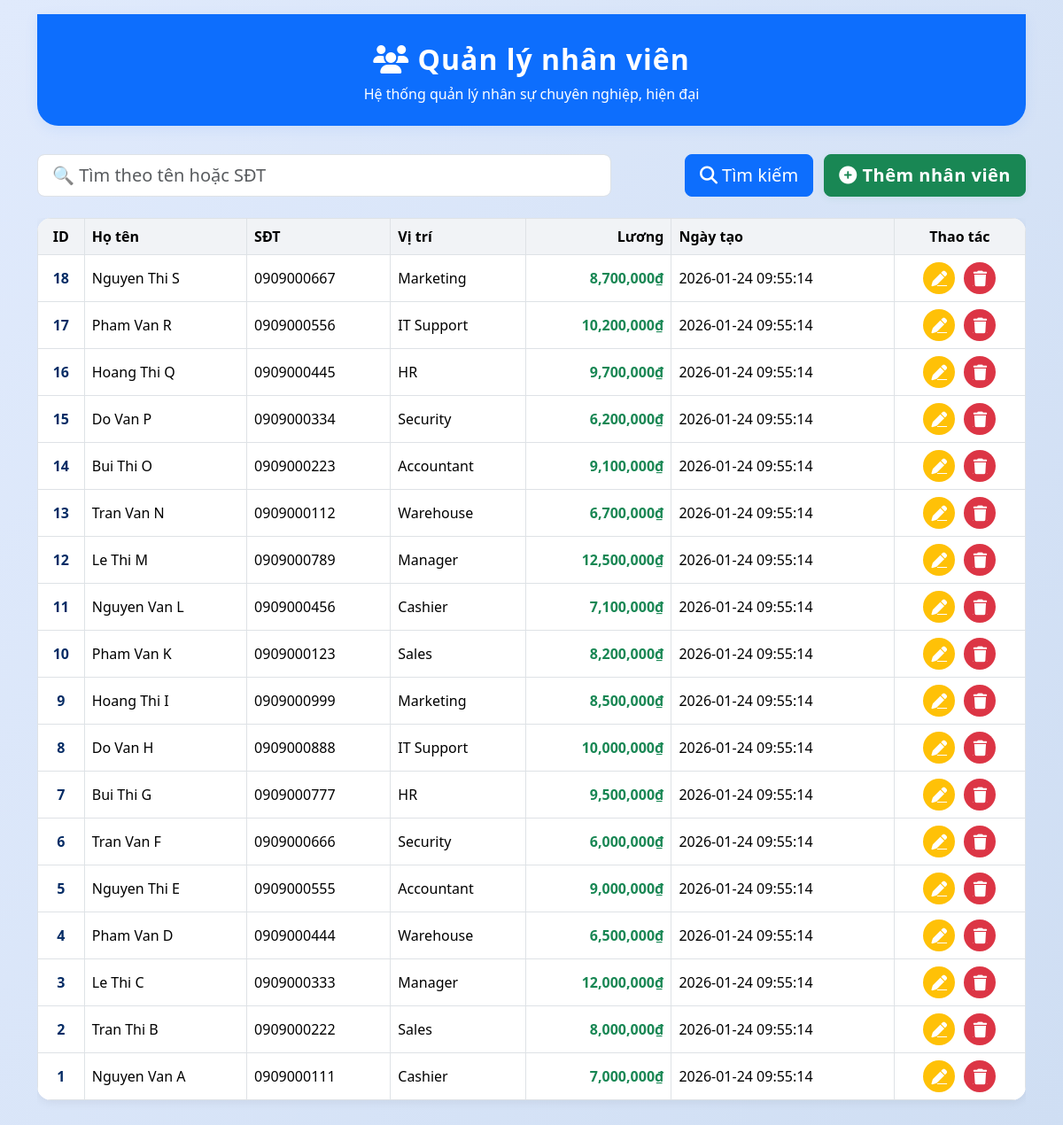
The page / on the database its author committed.
### tables this page shows
CREATE TABLE employees (
    id INT AUTO_INCREMENT PRIMARY KEY,
    full_name VARCHAR(120) NOT NULL,
    phone VARCHAR(20) NOT NULL,
    position VARCHAR(80) NOT NULL,
    salary INT DEFAULT 0,
    created_at TIMESTAMP DEFAULT CURRENT_TIMESTAMP
);

### core/Controller.php (called while the page is built)
<?php
class Controller {
    protected function render($view, $data = []) {
        extract($data);
        include $view;
    }
}

### app/Controllers/EmployeeController.php (called while the page is built, shortened)
<?php
require_once __DIR__ . '/../../core/Controller.php';
require_once __DIR__ . '/../Models/Employee.php';
class EmployeeController extends Controller {
    public function index() {
        $q = isset($_GET['q']) ? trim($_GET['q']) : '';
        $model = new Employee();
        $employees = $model->getAll($q);
        $this->render(__DIR__ . '/../Views/employees/index.php', [
            'employees' => $employees,
            'q' => $q
        ]);
    }
}

### core/Router.php (called while the page is built, shortened)
<?php
class Router {
    public static function route($routes) {
        $a = isset($_GET['a']) ? $_GET['a'] : 'index';
        $controller = new $controllerName();
        $controller->$a();
    }
}

### public/index.php (called while the page is built)
<?php
require_once __DIR__ . '/../core/Router.php';
$routes = [
    'EmployeeController' => __DIR__ . '/../app/Controllers/EmployeeController.php',
];
Router::route($routes);

### config/database.php (called while the page is built)
<?php
return [
    'host' => 'localhost',
    'dbname' => 'project_lab12',
    'user' => 'root',
    'password' => ''
];

### app/Models/Employee.php (called while the page is built, shortened)
<?php
require_once __DIR__ . '/../../core/Database.php';
class Employee {
    private $db;
    public function __construct() {
        $config = require __DIR__ . '/../../config/database.php';
        $this->db = (new Database($config))->getConnection();
    }
    public function getAll($q = '') {
        $sql = "SELECT * FROM employees WHERE full_name LIKE :q OR phone LIKE :q ORDER BY id DESC";
        $stmt = $this->db->prepare($sql);
        $search = "%$q%";
        $stmt->bindParam(':q', $search);
        $stmt->execute();
        return $stmt->fetchAll();
    }
}

### core/Database.php (called while the page is built)
<?php
class Database {
    private $pdo;
    public function __construct($config) {
        $dsn = "mysql:host={$config['host']};dbname={$config['dbname']};charset=utf8";
        $this->pdo = new PDO($dsn, $config['user'], $config['password'], [
            PDO::ATTR_ERRMODE => PDO::ERRMODE_EXCEPTION,
            PDO::ATTR_DEFAULT_FETCH_MODE => PDO::FETCH_ASSOC
        ]);
    }
    public function getConnection() {
        return $this->pdo;
    }
}

### app/Views/employees/index.php (the view, shortened to what this page needs)
<!DOCTYPE html>
<html lang="vi">
<head>
    <link rel="stylesheet" href="https://cdn.jsdelivr.net/npm/bootstrap@5.3.2/dist/css/bootstrap.min.css">
    <link rel="stylesheet" href="https://cdnjs.cloudflare.com/ajax/libs/font-awesome/6.4.2/css/all.min.css">
</head>
<body>
<div class="container py-3">
    <div class="main-header text-center">
        <h2><i class="fa-solid fa-users"></i> Quản lý nhân viên</h2>
        <div class="mt-2">Hệ thống quản lý nhân sự chuyên nghiệp, hiện đại</div>
    </div>
    <form class="row search-bar g-2 align-items-center" method="get" action="">
        <div class="col-md-7 col-12">
            <input type="text" name="q" class="form-control form-control-lg" placeholder="🔍 Tìm theo tên hoặc SĐT" value="<?= htmlspecialchars($q) ?>">
        </div>
        <div class="col-md-5 col-12 text-md-end text-start">
            <button class="btn btn-primary btn-lg me-2" type="submit"><i class="fa fa-search"></i> Tìm kiếm</button>
            <a href="index.php?c=employee&a=create" class="btn btn-success btn-lg btn-add"><i class="fa fa-plus-circle"></i> Thêm nhân viên</a>
        </div>
    </form>
    <div class="table-responsive">
    <table class="table table-bordered table-hover align-middle bg-white">
        <thead>
            <tr>
                <th class="text-center">ID</th>
                <th>Họ tên</th>
                <th>SĐT</th>
                <th>Vị trí</th>
                <th class="text-end">Lương</th>
                <th>Ngày tạo</th>
                <th class="text-center">Thao tác</th>
            </tr>
        </thead>
        <tbody>
        <?php foreach ($employees as $emp): ?>
            <tr>
                <td class="text-center fw-bold text-primary-emphasis"><?= htmlspecialchars($emp['id']) ?></td>
                <td><?= htmlspecialchars($emp['full_name']) ?></td>
                <td><?= htmlspecialchars($emp['phone']) ?></td>
                <td><?= htmlspecialchars($emp['position']) ?></td>
                <td class="text-end text-success fw-semibold"><?= number_format($emp['salary']) ?>₫</td>
                <td><?= htmlspecialchars($emp['created_at']) ?></td>
                <td class="text-center">
                    <a href="index.php?c=employee&a=edit&id=<?= $emp['id'] ?>" class="btn-action btn-warning" title="Sửa"><i class="fa fa-pen"></i></a>
                    <a href="index.php?c=employee&a=delete&id=<?= $emp['id'] ?>" class="btn-action btn-danger" title="Xóa" onclick="return confirm('Bạn chắc chắn muốn xóa?')"><i class="fa fa-trash"></i></a>
                </td>
            </tr>
        <?php endforeach; ?>
        </tbody>
    </table>
    </div>
</div>
</body>
</html>

### app/Views/employees/index.php (style rules this page uses)
body { background: linear-gradient(120deg, #e0eafc, #cfdef3 100%); min-height: 100vh; }
.main-header { background: #0d6efd; color: #fff; border-radius: 0 0 1.5rem 1.5rem; box-shadow: 0 4px 16px rgba(13,110,253,0.08); padding: 2rem 1rem 1.5rem 1rem; margin-bottom: 2rem; }
.main-header h2 { font-weight: 700; letter-spacing: 1px; }
.search-bar { margin-bottom: 1.5rem; }
.table { border-radius: 1rem; overflow: hidden; box-shadow: 0 2px 12px rgba(0,0,0,0.07); }
.table th { background: #f1f3f6; font-weight: 600; }
.table td, .table th { vertical-align: middle; }
.btn-action { border-radius: 50%; width: 36px; height: 36px; display: inline-flex; align-items: center; justify-content: center; font-size: 1.1rem; margin-right: 6px; }
.btn-action:last-child { margin-right: 0; }
.btn-action.btn-warning { color: #fff; background: #ffc107; border: none; }
.btn-action.btn-danger { color: #fff; background: #dc3545; border: none; }
.btn-add { font-weight: 600; letter-spacing: 0.5px; box-shadow: 0 2px 8px rgba(40,167,69,0.08); }

### rows shown on the page
employees: id "18", full_name "Nguyen Thi S", phone "0909000667", position "Marketing", salary "8,700,000", created_at "2026-01-24 09:55:14"
employees: id "17", full_name "Pham Van R", phone "0909000556", position "IT Support", salary "10,200,000", created_at "2026-01-24 09:55:14"
employees: id "16", full_name "Hoang Thi Q", phone "0909000445", position "HR", salary "9,700,000", created_at "2026-01-24 09:55:14"
employees: id "15", full_name "Do Van P", phone "0909000334", position "Security", salary "6,200,000", created_at "2026-01-24 09:55:14"
employees: id "14", full_name "Bui Thi O", phone "0909000223", position "Accountant", salary "9,100,000", created_at "2026-01-24 09:55:14"
employees: id "13", full_name "Tran Van N", phone "0909000112", position "Warehouse", salary "6,700,000", created_at "2026-01-24 09:55:14"
employees: id "12", full_name "Le Thi M", phone "0909000789", position "Manager", salary "12,500,000", created_at "2026-01-24 09:55:14"
employees: id "11", full_name "Nguyen Van L", phone "0909000456", position "Cashier", salary "7,100,000", created_at "2026-01-24 09:55:14"
employees: id "10", full_name "Pham Van K", phone "0909000123", position "Sales", salary "8,200,000", created_at "2026-01-24 09:55:14"
employees: id "9", full_name "Hoang Thi I", phone "0909000999", position "Marketing", salary "8,500,000", created_at "2026-01-24 09:55:14"
employees: id "8", full_name "Do Van H", phone "0909000888", position "IT Support", salary "10,000,000", created_at "2026-01-24 09:55:14"
employees: id "7", full_name "Bui Thi G", phone "0909000777", position "HR", salary "9,500,000", created_at "2026-01-24 09:55:14"
employees: id "6", full_name "Tran Van F", phone "0909000666", position "Security", salary "6,000,000", created_at "2026-01-24 09:55:14"
employees: id "5", full_name "Nguyen Thi E", phone "0909000555", position "Accountant", salary "9,000,000", created_at "2026-01-24 09:55:14"
employees: id "4", full_name "Pham Van D", phone "0909000444", position "Warehouse", salary "6,500,000", created_at "2026-01-24 09:55:14"
employees: id "3", full_name "Le Thi C", phone "0909000333", position "Manager", salary "12,000,000", created_at "2026-01-24 09:55:14"
employees: id "2", full_name "Tran Thi B", phone "0909000222", position "Sales", salary "8,000,000", created_at "2026-01-24 09:55:14"
employees: id "1", full_name "Nguyen Van A", phone "0909000111", position "Cashier", salary "7,000,000", created_at "2026-01-24 09:55:14"
